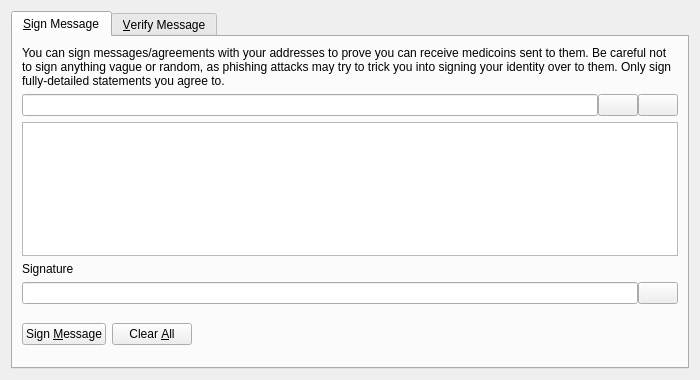
<?xml version="1.0" encoding="UTF-8"?>
<ui version="4.0">
 <class>SignVerifyMessageDialog</class>
 <widget class="QDialog" name="SignVerifyMessageDialog">
  <property name="geometry">
   <rect>
    <x>0</x>
    <y>0</y>
    <width>700</width>
    <height>380</height>
   </rect>
  </property>
  <property name="windowTitle">
   <string>Signatures - Sign / Verify a Message</string>
  </property>
  <property name="modal">
   <bool>true</bool>
  </property>
  <layout class="QVBoxLayout" name="verticalLayout">
   <item>
    <widget class="QTabWidget" name="tabWidget">
     <property name="currentIndex">
      <number>0</number>
     </property>
     <widget class="QWidget" name="tabSignMessage">
      <attribute name="title">
       <string>&amp;Sign Message</string>
      </attribute>
      <layout class="QVBoxLayout" name="verticalLayout_SM">
       <item>
        <widget class="QLabel" name="infoLabel_SM">
         <property name="text">
          <string>You can sign messages/agreements with your addresses to prove you can receive medicoins sent to them. Be careful not to sign anything vague or random, as phishing attacks may try to trick you into signing your identity over to them. Only sign fully-detailed statements you agree to.</string>
         </property>
         <property name="textFormat">
          <enum>Qt::PlainText</enum>
         </property>
         <property name="wordWrap">
          <bool>true</bool>
         </property>
        </widget>
       </item>
       <item>
        <layout class="QHBoxLayout" name="horizontalLayout_1_SM">
         <property name="spacing">
          <number>0</number>
         </property>
         <item>
          <widget class="QValidatedLineEdit" name="addressIn_SM">
           <property name="toolTip">
            <string>The Medicoin address to sign the message with</string>
           </property>
          </widget>
         </item>
         <item>
          <widget class="QPushButton" name="addressBookButton_SM">
           <property name="toolTip">
            <string>Choose previously used address</string>
           </property>
           <property name="text">
            <string/>
           </property>
           <property name="icon">
            <iconset resource="../bitcoin.qrc">
             <normaloff>:/icons/address-book</normaloff>:/icons/address-book</iconset>
           </property>
           <property name="shortcut">
            <string>Alt+A</string>
           </property>
           <property name="autoDefault">
            <bool>false</bool>
           </property>
          </widget>
         </item>
         <item>
          <widget class="QPushButton" name="pasteButton_SM">
           <property name="toolTip">
            <string>Paste address from clipboard</string>
           </property>
           <property name="text">
            <string/>
           </property>
           <property name="icon">
            <iconset resource="../bitcoin.qrc">
             <normaloff>:/icons/editpaste</normaloff>:/icons/editpaste</iconset>
           </property>
           <property name="shortcut">
            <string>Alt+P</string>
           </property>
           <property name="autoDefault">
            <bool>false</bool>
           </property>
          </widget>
         </item>
        </layout>
       </item>
       <item>
        <widget class="QPlainTextEdit" name="messageIn_SM">
         <property name="toolTip">
          <string>Enter the message you want to sign here</string>
         </property>
        </widget>
       </item>
       <item>
        <widget class="QLabel" name="signatureLabel_SM">
         <property name="text">
          <string>Signature</string>
         </property>
         <property name="textFormat">
          <enum>Qt::PlainText</enum>
         </property>
        </widget>
       </item>
       <item>
        <layout class="QHBoxLayout" name="horizontalLayout_2_SM">
         <property name="spacing">
          <number>0</number>
         </property>
         <item>
          <widget class="QLineEdit" name="signatureOut_SM">
           <property name="font">
            <font>
             <italic>true</italic>
            </font>
           </property>
           <property name="readOnly">
            <bool>true</bool>
           </property>
          </widget>
         </item>
         <item>
          <widget class="QPushButton" name="copySignatureButton_SM">
           <property name="toolTip">
            <string>Copy the current signature to the system clipboard</string>
           </property>
           <property name="text">
            <string/>
           </property>
           <property name="icon">
            <iconset resource="../bitcoin.qrc">
             <normaloff>:/icons/editcopy</normaloff>:/icons/editcopy</iconset>
           </property>
           <property name="autoDefault">
            <bool>false</bool>
           </property>
          </widget>
         </item>
        </layout>
       </item>
       <item>
        <layout class="QHBoxLayout" name="horizontalLayout_3_SM">
         <item>
          <widget class="QPushButton" name="signMessageButton_SM">
           <property name="toolTip">
            <string>Sign the message to prove you own this Medicoin address</string>
           </property>
           <property name="text">
            <string>Sign &amp;Message</string>
           </property>
           <property name="icon">
            <iconset resource="../bitcoin.qrc">
             <normaloff>:/icons/edit</normaloff>:/icons/edit</iconset>
           </property>
           <property name="autoDefault">
            <bool>false</bool>
           </property>
          </widget>
         </item>
         <item>
          <widget class="QPushButton" name="clearButton_SM">
           <property name="toolTip">
            <string>Reset all sign message fields</string>
           </property>
           <property name="text">
            <string>Clear &amp;All</string>
           </property>
           <property name="icon">
            <iconset resource="../bitcoin.qrc">
             <normaloff>:/icons/remove</normaloff>:/icons/remove</iconset>
           </property>
           <property name="autoDefault">
            <bool>false</bool>
           </property>
          </widget>
         </item>
         <item>
          <spacer name="horizontalSpacer_1_SM">
           <property name="orientation">
            <enum>Qt::Horizontal</enum>
           </property>
           <property name="sizeHint" stdset="0">
            <size>
             <width>40</width>
             <height>48</height>
            </size>
           </property>
          </spacer>
         </item>
         <item>
          <widget class="QLabel" name="statusLabel_SM">
           <property name="font">
            <font>
             <weight>75</weight>
             <bold>true</bold>
            </font>
           </property>
           <property name="text">
            <string/>
           </property>
           <property name="wordWrap">
            <bool>true</bool>
           </property>
          </widget>
         </item>
         <item>
          <spacer name="horizontalSpacer_2_SM">
           <property name="orientation">
            <enum>Qt::Horizontal</enum>
           </property>
           <property name="sizeHint" stdset="0">
            <size>
             <width>40</width>
             <height>48</height>
            </size>
           </property>
          </spacer>
         </item>
        </layout>
       </item>
      </layout>
     </widget>
     <widget class="QWidget" name="tabVerifyMessage">
      <attribute name="title">
       <string>&amp;Verify Message</string>
      </attribute>
      <layout class="QVBoxLayout" name="verticalLayout_VM">
       <item>
        <widget class="QLabel" name="infoLabel_VM">
         <property name="text">
          <string>Enter the receiver's address, message (ensure you copy line breaks, spaces, tabs, etc. exactly) and signature below to verify the message. Be careful not to read more into the signature than what is in the signed message itself, to avoid being tricked by a man-in-the-middle attack. Note that this only proves the signing party receives with the address, it cannot prove sendership of any transaction!</string>
         </property>
         <property name="textFormat">
          <enum>Qt::PlainText</enum>
         </property>
         <property name="alignment">
          <set>Qt::AlignLeading|Qt::AlignLeft|Qt::AlignTop</set>
         </property>
         <property name="wordWrap">
          <bool>true</bool>
         </property>
        </widget>
       </item>
       <item>
        <layout class="QHBoxLayout" name="horizontalLayout_1_VM">
         <property name="spacing">
          <number>0</number>
         </property>
         <item>
          <widget class="QValidatedLineEdit" name="addressIn_VM">
           <property name="toolTip">
            <string>The Medicoin address the message was signed with</string>
           </property>
          </widget>
         </item>
         <item>
          <widget class="QPushButton" name="addressBookButton_VM">
           <property name="toolTip">
            <string>Choose previously used address</string>
           </property>
           <property name="text">
            <string/>
           </property>
           <property name="icon">
            <iconset resource="../bitcoin.qrc">
             <normaloff>:/icons/address-book</normaloff>:/icons/address-book</iconset>
           </property>
           <property name="shortcut">
            <string>Alt+A</string>
           </property>
           <property name="autoDefault">
            <bool>false</bool>
           </property>
          </widget>
         </item>
        </layout>
       </item>
       <item>
        <widget class="QPlainTextEdit" name="messageIn_VM"/>
       </item>
       <item>
        <widget class="QValidatedLineEdit" name="signatureIn_VM"/>
       </item>
       <item>
        <layout class="QHBoxLayout" name="horizontalLayout_2_VM">
         <item>
          <widget class="QPushButton" name="verifyMessageButton_VM">
           <property name="toolTip">
            <string>Verify the message to ensure it was signed with the specified Medicoin address</string>
           </property>
           <property name="text">
            <string>Verify &amp;Message</string>
           </property>
           <property name="icon">
            <iconset resource="../bitcoin.qrc">
             <normaloff>:/icons/transaction_0</normaloff>:/icons/transaction_0</iconset>
           </property>
           <property name="autoDefault">
            <bool>false</bool>
           </property>
          </widget>
         </item>
         <item>
          <widget class="QPushButton" name="clearButton_VM">
           <property name="toolTip">
            <string>Reset all verify message fields</string>
           </property>
           <property name="text">
            <string>Clear &amp;All</string>
           </property>
           <property name="icon">
            <iconset resource="../bitcoin.qrc">
             <normaloff>:/icons/remove</normaloff>:/icons/remove</iconset>
           </property>
           <property name="autoDefault">
            <bool>false</bool>
           </property>
          </widget>
         </item>
         <item>
          <spacer name="horizontalSpacer_1_VM">
           <property name="orientation">
            <enum>Qt::Horizontal</enum>
           </property>
           <property name="sizeHint" stdset="0">
            <size>
             <width>40</width>
             <height>48</height>
            </size>
           </property>
          </spacer>
         </item>
         <item>
          <widget class="QLabel" name="statusLabel_VM">
           <property name="font">
            <font>
             <weight>75</weight>
             <bold>true</bold>
            </font>
           </property>
           <property name="text">
            <string/>
           </property>
           <property name="wordWrap">
            <bool>true</bool>
           </property>
          </widget>
         </item>
         <item>
          <spacer name="horizontalSpacer_2_VM">
           <property name="orientation">
            <enum>Qt::Horizontal</enum>
           </property>
           <property name="sizeHint" stdset="0">
            <size>
             <width>40</width>
             <height>48</height>
            </size>
           </property>
          </spacer>
         </item>
        </layout>
       </item>
      </layout>
     </widget>
    </widget>
   </item>
  </layout>
 </widget>
 <customwidgets>
  <customwidget>
   <class>QValidatedLineEdit</class>
   <extends>QLineEdit</extends>
   <header>qvalidatedlineedit.h</header>
  </customwidget>
 </customwidgets>
 <resources>
  <include location="../bitcoin.qrc"/>
 </resources>
 <connections/>
</ui>
